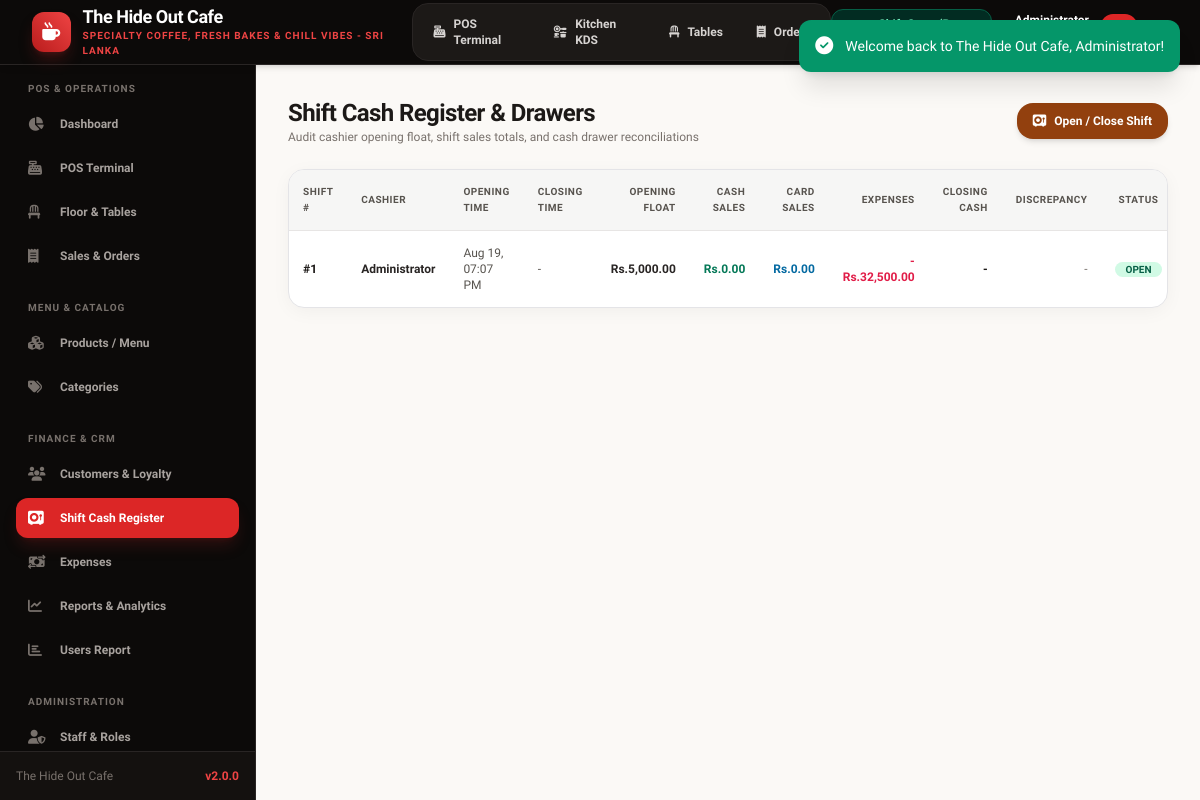
Screenshot of /cash_register.php (signed in) with the database file from the repository.
### tables this page shows
CREATE TABLE `cash_registers` (
  `id` INT AUTO_INCREMENT PRIMARY KEY,
  `user_id` INT NOT NULL,
  `opening_cash` DECIMAL(10,2) NOT NULL DEFAULT 5000.00,
  `closing_cash` DECIMAL(10,2) NULL,
  `total_cash_sales` DECIMAL(10,2) NOT NULL DEFAULT 0.00,
  `total_card_sales` DECIMAL(10,2) NOT NULL DEFAULT 0.00,
  `total_upi_sales` DECIMAL(10,2) NOT NULL DEFAULT 0.00,
  `difference_amount` DECIMAL(10,2) NULL,
  `opening_time` TIMESTAMP DEFAULT CURRENT_TIMESTAMP,
  `closing_time` TIMESTAMP NULL,
  `status` ENUM('open', 'closed') NOT NULL DEFAULT 'open',
  `notes` TEXT NULL,
  FOREIGN KEY (`user_id`) REFERENCES `users`(`id`)
);

CREATE TABLE `users` (
  `id` INT AUTO_INCREMENT PRIMARY KEY,
  `name` VARCHAR(100) NOT NULL,
  `email` VARCHAR(100) NOT NULL UNIQUE,
  `password` VARCHAR(255) NOT NULL,
  `role` ENUM('admin', 'manager', 'cashier') NOT NULL DEFAULT 'cashier',
  `phone` VARCHAR(20) NULL,
  `status` ENUM('active', 'inactive') NOT NULL DEFAULT 'active',
  `created_at` TIMESTAMP DEFAULT CURRENT_TIMESTAMP
);

### config/database.php (called while the page is built, shortened)
<?php
class Database {
    private static ?Database $instance = null;
    private ?PDO $conn = null;
    private function __construct() {
        $dsn = "mysql:host=" . DB_HOST . ";port=" . DB_PORT . ";dbname=" . DB_NAME . ";charset=" . DB_CHARSET;
        $options = [
            PDO::ATTR_ERRMODE            => PDO::ERRMODE_EXCEPTION,
            PDO::ATTR_DEFAULT_FETCH_MODE => PDO::FETCH_ASSOC,
            PDO::ATTR_EMULATE_PREPARES   => false,
            PDO::MYSQL_ATTR_INIT_COMMAND => "SET NAMES " . DB_CHARSET
        ];
        try {
            $this->conn = new PDO($dsn, DB_USER, DB_PASS, $options);
        } catch (PDOException $e) {
            if ($e->getCode() == 1049) {
                die("<h3>Database Error:</h3><p>Database <code>" . DB_NAME . "</code> does not exist. Please import <code>database/database.sql</code> into MySQL first.</p>");
            }
            die("<h3>Database Connection Failed:</h3><p>" . htmlspecialchars($e->getMessage()) . "</p>");
        }
    }
    public static function getInstance(): Database {
        if (self::$instance === null) {
            self::$instance = new self();
        }
        return self::$instance;
    }
    public function fetchAll(string $sql, array $params = []): array {
        $stmt = $this->conn->prepare($sql);
        $stmt->execute($params);
        return $stmt->fetchAll();
    }
    public function fetchOne(string $sql, array $params = []) {
        $stmt = $this->conn->prepare($sql);
        $stmt->execute($params);
        $result = $stmt->fetch();
        return $result ?: null;
    }
}
function db(): Database {
    return Database::getInstance();
}

### config/functions.php (called while the page is built, shortened)
<?php
require_once __DIR__ . '/database.php';
function e(?string $string): string {
    return htmlspecialchars($string ?? '', ENT_QUOTES, 'UTF-8');
}
function getSettings(?string $key = null) {
    static $settings = null;
    if ($settings === null) {
        try {
            $rows = db()->fetchAll("SELECT setting_key, setting_value FROM settings");
            $settings = [];
            foreach ($rows as $row) {
                $settings[$row['setting_key']] = $row['setting_value'];
            }
        } catch (Exception $e) {
            $settings = [
                'cafe_name' => 'The Hide Out Cafe',
                'cafe_tagline' => 'Artisan Coffee & Bistro - Sri Lanka',
                'cafe_phone' => '+94 77 123 4567',
                'cafe_email' => 'hello@thehideoutcafe.lk',
                'cafe_address' => 'No. 45 Beach Road, Colombo 03, Sri Lanka',
                'currency_symbol' => 'Rs.',
                'currency_code' => 'LKR',
                'tax_rate' => '0.00',
                'service_charge' => '0.00',
                'receipt_header' => "THE HIDE OUT CAFE\nSpecialty Coffee & Kitchen\nColombo, Sri Lanka",
                'receipt_footer' => "Thank you for visiting The Hide Out Cafe!\nFollow us on Instagram @TheHideOutCafeLK\nFree Wi-Fi: HideOutGuest / Pass: CoffeeTime",
                'invoice_prefix' => 'HOC-',
                'enable_loyalty' => '1',
                'points_per_dollar' => '1'
            ];
        }
    }
    if ($key !== null) {
        return $settings[$key] ?? null;
    }
    return $settings;
}
    function getCashRegisterExpenseTotal(array $shift): float {
        try {
            $result = db()->fetchOne(
                "SELECT COALESCE(SUM(amount), 0) as total
                 FROM expenses
                 WHERE user_id = :user_id
                 AND expense_date BETWEEN DATE(:opening_time) AND DATE(COALESCE(:closing_time, NOW()))",
                [
                    ':user_id' => $shift['user_id'],
                    ':opening_time' => $shift['opening_time'],
                    ':closing_time' => $shift['closing_time'] ?? null
                ]
            );
            return (float)($result['total'] ?? 0);
        } catch (Exception $e) {
            return 0.0;
        }
    }

### cash_register.php (the view, shortened to what this page needs)
<?php
require_once __DIR__ . '/config/functions.php';
$settings = getSettings();
$shiftWhere = '';
$shiftParams = [];
$shifts = db()->fetchAll(
    "SELECT cr.*, u.name as cashier_name
     FROM cash_registers cr
     JOIN users u ON cr.user_id = u.id
     $shiftWhere
     ORDER BY cr.id DESC
     LIMIT 50",
    $shiftParams
);
require_once __DIR__ . '/includes/header.php';
require_once __DIR__ . '/includes/sidebar.php';
?>
<main class="flex-1 overflow-y-auto p-4 sm:p-6 lg:p-8 bg-[#fbf9f6]">
    <div class="max-w-7xl mx-auto space-y-6">
        <div class="flex flex-col sm:flex-row sm:items-center justify-between gap-4">
            <div>
                <h2 class="text-2xl font-black tracking-tight text-stone-900">Shift Cash Register & Drawers</h2>
                <p class="text-xs text-stone-500">Audit cashier opening float, shift sales totals, and cash drawer reconciliations</p>
            </div>
            <button onclick="openModal('shift-register-modal')" class="inline-flex items-center gap-2 px-4 py-2.5 bg-amber-800 hover:bg-amber-700 text-white font-bold rounded-2xl text-xs shadow-md transition">
                <i class="fa-solid fa-vault"></i> Open / Close Shift
            </button>
        </div>
        <div class="card-cafe overflow-hidden">
            <div class="overflow-x-auto">
                <table class="w-full text-xs text-left">
                    <thead class="bg-stone-100/90 text-stone-600 font-bold uppercase text-[10px] tracking-wider border-b border-stone-200">
                        <tr>
                            <th class="p-3.5">Shift #</th>
                            <th class="p-3.5">Cashier</th>
                            <th class="p-3.5">Opening Time</th>
                            <th class="p-3.5">Closing Time</th>
                            <th class="p-3.5 text-right">Opening Float</th>
                            <th class="p-3.5 text-right">Cash Sales</th>
                            <th class="p-3.5 text-right">Card Sales</th>
                            <th class="p-3.5 text-right">Expenses</th>
                            <th class="p-3.5 text-right">Closing Cash</th>
                            <th class="p-3.5 text-right">Discrepancy</th>
                            <th class="p-3.5 text-center">Status</th>
                        </tr>
                    </thead>
                    <tbody class="divide-y divide-stone-100">
                        <?php if (empty($shifts)): ?>
                            <tr><td colspan="11" class="p-8 text-center text-stone-400">No shift records found.</td></tr>
                        <?php else: ?>
                            <?php foreach ($shifts as $s): ?>
                            <?php
                            $expenseAmount = getCashRegisterExpenseTotal($s);
                            $diff = (float)($s['difference_amount'] ?? 0);
                            $diffClass = $diff < 0 ? 'text-rose-600 font-black' : ($diff > 0 ? 'text-emerald-700 font-black' : 'text-stone-500');
                            ?>
                            <tr class="hover:bg-stone-50 transition">
                                <td class="p-3.5 font-bold text-stone-900">#<?= $s['id'] ?></td>
                                <td class="p-3.5 font-semibold text-stone-800"><?= e($s['cashier_name']) ?></td>
                                <td class="p-3.5 text-stone-600"><?= date('M d, h:i A', strtotime($s['opening_time'])) ?></td>
                                <td class="p-3.5 text-stone-600"><?= !empty($s['closing_time']) ? date('M d, h:i A', strtotime($s['closing_time'])) : '-' ?></td>
                                <td class="p-3.5 text-right font-semibold text-stone-800"><?= $currency ?><?= number_format($s['opening_cash'], 2) ?></td>
                                <td class="p-3.5 text-right font-bold text-emerald-700"><?= $currency ?><?= number_format($s['total_cash_sales'], 2) ?></td>
                                <td class="p-3.5 text-right font-bold text-sky-700"><?= $currency ?><?= number_format($s['total_card_sales'], 2) ?></td>
                                <td class="p-3.5 text-right font-bold text-rose-600">-<?= $currency ?><?= number_format($expenseAmount, 2) ?></td>
                                <td class="p-3.5 text-right font-black text-stone-900"><?= $s['closing_cash'] !== null ? $currency . number_format($s['closing_cash'], 2) : '-' ?></td>
                                <td class="p-3.5 text-right <?= $diffClass ?>"><?= $s['difference_amount'] !== null ? ($diff >= 0 ? '+' : '') . $currency . number_format($diff, 2) : '-' ?></td>
                                <td class="p-3.5 text-center">
                                    <span class="px-2.5 py-0.5 rounded-full text-[10px] font-extrabold uppercase <?= $s['status'] === 'open' ? 'bg-emerald-100 text-emerald-800 animate-pulse' : 'bg-stone-100 text-stone-600' ?>">
                                        <?= e($s['status']) ?>
                                    </span>
                                </td>
                            </tr>
                            <?php endforeach; ?>
                        <?php endif; ?>
                    </tbody>
                </table>
            </div>
        </div>
    </div>
</main>
<?php require_once __DIR__ . '/includes/footer.php'; ?>

### assets/css/style.css (style rules this page uses)
:root { --primary: #dc2626; --primary-hover: #b91c1c; --primary-dark: #991b1b; --primary-light: #fee2e2; --dark-bg: #09090b; --dark-card: #18181b; --dark-border: #27272a; --text-main: #18181b; --text-light: #f4f4f5; --success: #10b981; --warning: #f59e0b; --danger: #ef4444; }
body { font-family: 'Plus Jakarta Sans', system-ui, -apple-system, BlinkMacSystemFont, 'Segoe UI', Roboto, sans-serif; background-color: #f4f4f6; color: #18181b; }
.card-cafe { background: #ffffff; border: 1px solid #e4e4e7; border-radius: 1rem; box-shadow: 0 4px 20px -2px rgba(0, 0, 0, 0.05); transition: all 0.2s ease-in-out; }

### rows the page displays
cash_registers: id "1", user.name "Administrator", opening_time "Aug 19, 07:07 PM", opening_cash "5,000.00", total_cash_sales "0.00", total_card_sales "0.00", expenseAmount "32,500.00", status "OPEN"

### other values shown
$settings['cafe_name'] "The Hide Out Cafe"
$settings['cafe_tagline'] "SPECIALTY COFFEE, FRESH BAKES & CHILL VIBES - SRI LANKA"
APP_NAME "The Hide Out Cafe"
APP_VERSION "2.0.0"
